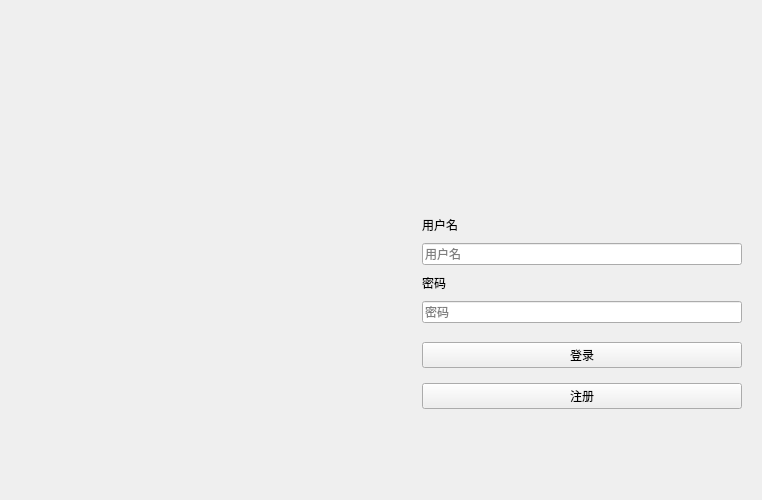
<?xml version="1.0" encoding="UTF-8"?>
<ui version="4.0">
 <class>Form</class>
 <widget class="QWidget" name="Form">
  <property name="geometry">
   <rect>
    <x>0</x>
    <y>0</y>
    <width>762</width>
    <height>500</height>
   </rect>
  </property>
  <property name="minimumSize">
   <size>
    <width>700</width>
    <height>500</height>
   </size>
  </property>
  <property name="windowTitle">
   <string>Form</string>
  </property>
  <layout class="QHBoxLayout" name="horizontalLayout">
   <property name="spacing">
    <number>0</number>
   </property>
   <property name="leftMargin">
    <number>0</number>
   </property>
   <property name="topMargin">
    <number>0</number>
   </property>
   <property name="rightMargin">
    <number>0</number>
   </property>
   <property name="bottomMargin">
    <number>0</number>
   </property>
   <item>
    <widget class="QLabel" name="label">
     <property name="text">
      <string/>
     </property>
     <property name="pixmap">
      <pixmap>:/images/background.jpg</pixmap>
     </property>
     <property name="scaledContents">
      <bool>true</bool>
     </property>
    </widget>
   </item>
   <item>
    <widget class="QWidget" name="widget" native="true">
     <property name="sizePolicy">
      <sizepolicy hsizetype="Preferred" vsizetype="Preferred">
       <horstretch>0</horstretch>
       <verstretch>0</verstretch>
      </sizepolicy>
     </property>
     <property name="minimumSize">
      <size>
       <width>360</width>
       <height>0</height>
      </size>
     </property>
     <property name="maximumSize">
      <size>
       <width>360</width>
       <height>16777215</height>
      </size>
     </property>
     <property name="styleSheet">
      <string notr="true">QLabel{
	font: 13px 'Microsoft YaHei'
}</string>
     </property>
     <layout class="QVBoxLayout" name="verticalLayout_2">
      <property name="spacing">
       <number>9</number>
      </property>
      <property name="leftMargin">
       <number>20</number>
      </property>
      <property name="topMargin">
       <number>20</number>
      </property>
      <property name="rightMargin">
       <number>20</number>
      </property>
      <property name="bottomMargin">
       <number>20</number>
      </property>
      <item>
       <spacer name="verticalSpacer">
        <property name="orientation">
         <enum>Qt::Vertical</enum>
        </property>
        <property name="sizeHint" stdset="0">
         <size>
          <width>20</width>
          <height>40</height>
         </size>
        </property>
       </spacer>
      </item>
      <item alignment="Qt::AlignHCenter">
       <widget class="QLabel" name="label_2">
        <property name="enabled">
         <bool>true</bool>
        </property>
        <property name="sizePolicy">
         <sizepolicy hsizetype="Preferred" vsizetype="Expanding">
          <horstretch>0</horstretch>
          <verstretch>0</verstretch>
         </sizepolicy>
        </property>
        <property name="minimumSize">
         <size>
          <width>100</width>
          <height>100</height>
         </size>
        </property>
        <property name="maximumSize">
         <size>
          <width>100</width>
          <height>100</height>
         </size>
        </property>
        <property name="text">
         <string/>
        </property>
        <property name="pixmap">
         <pixmap>:/images/logo.png</pixmap>
        </property>
        <property name="scaledContents">
         <bool>true</bool>
        </property>
       </widget>
      </item>
      <item>
       <spacer name="verticalSpacer_3">
        <property name="orientation">
         <enum>Qt::Vertical</enum>
        </property>
        <property name="sizeType">
         <enum>QSizePolicy::Fixed</enum>
        </property>
        <property name="sizeHint" stdset="0">
         <size>
          <width>20</width>
          <height>15</height>
         </size>
        </property>
       </spacer>
      </item>
      <item>
       <widget class="BodyLabel" name="label_5">
        <property name="text">
         <string>用户名</string>
        </property>
       </widget>
      </item>
      <item>
       <widget class="LineEdit" name="lineEdit_3">
        <property name="placeholderText">
         <string>用户名</string>
        </property>
        <property name="clearButtonEnabled">
         <bool>true</bool>
        </property>
       </widget>
      </item>
      <item>
       <widget class="BodyLabel" name="label_6">
        <property name="text">
         <string>密码</string>
        </property>
       </widget>
      </item>
      <item>
       <widget class="LineEdit" name="lineEdit_4">
        <property name="echoMode">
         <enum>QLineEdit::Password</enum>
        </property>
        <property name="placeholderText">
         <string>密码</string>
        </property>
        <property name="clearButtonEnabled">
         <bool>true</bool>
        </property>
       </widget>
      </item>
      <item>
       <spacer name="verticalSpacer_5">
        <property name="orientation">
         <enum>Qt::Vertical</enum>
        </property>
        <property name="sizeType">
         <enum>QSizePolicy::Fixed</enum>
        </property>
        <property name="sizeHint" stdset="0">
         <size>
          <width>20</width>
          <height>5</height>
         </size>
        </property>
       </spacer>
      </item>
      <item>
       <spacer name="verticalSpacer_4">
        <property name="orientation">
         <enum>Qt::Vertical</enum>
        </property>
        <property name="sizeType">
         <enum>QSizePolicy::Fixed</enum>
        </property>
        <property name="sizeHint" stdset="0">
         <size>
          <width>20</width>
          <height>5</height>
         </size>
        </property>
       </spacer>
      </item>
      <item>
       <widget class="PrimaryPushButton" name="pushButton">
        <property name="text">
         <string>登录</string>
        </property>
       </widget>
      </item>
      <item>
       <spacer name="verticalSpacer_6">
        <property name="orientation">
         <enum>Qt::Vertical</enum>
        </property>
        <property name="sizeType">
         <enum>QSizePolicy::Fixed</enum>
        </property>
        <property name="sizeHint" stdset="0">
         <size>
          <width>20</width>
          <height>6</height>
         </size>
        </property>
       </spacer>
      </item>
      <item>
       <widget class="HyperlinkButton" name="pushButton_2">
        <property name="text">
         <string>注册</string>
        </property>
       </widget>
      </item>
      <item>
       <spacer name="verticalSpacer_2">
        <property name="orientation">
         <enum>Qt::Vertical</enum>
        </property>
        <property name="sizeHint" stdset="0">
         <size>
          <width>20</width>
          <height>40</height>
         </size>
        </property>
       </spacer>
      </item>
     </layout>
    </widget>
   </item>
  </layout>
 </widget>
 <customwidgets>
  <customwidget>
   <class>BodyLabel</class>
   <extends>QLabel</extends>
   <header>qfluentwidgets</header>
  </customwidget>
  <customwidget>
   <class>LineEdit</class>
   <extends>QLineEdit</extends>
   <header>qfluentwidgets</header>
  </customwidget>
  <customwidget>
   <class>PrimaryPushButton</class>
   <extends>QPushButton</extends>
   <header>qfluentwidgets</header>
  </customwidget>
  <customwidget>
   <class>HyperlinkButton</class>
   <extends>QPushButton</extends>
   <header>qfluentwidgets</header>
  </customwidget>
 </customwidgets>
 <resources>
  <include location="../resource.qrc"/>
 </resources>
 <connections/>
</ui>
